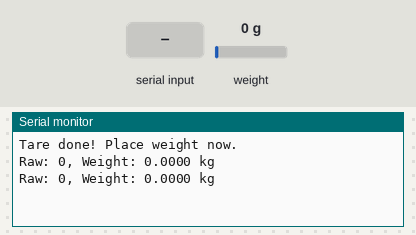
Bench run of a sketch on a simulated ESP32. On the bench: the last lines printed to the serial monitor. The inputs (shaded band) are chosen by the test bench; at power-on: weight on the scale 0 g.

Above: at 1.3 s.
1.4 s: "T" received over Serial
3.5 s: weight on the scale set to 100 g
At 4.4 s:
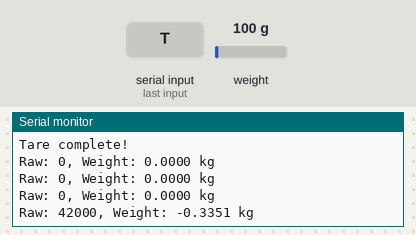
5.0 s: "t" received over Serial
At 5.6 s:
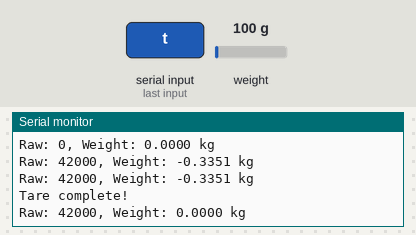
6.5 s: weight on the scale set to 1250 g
At 6.5 s:
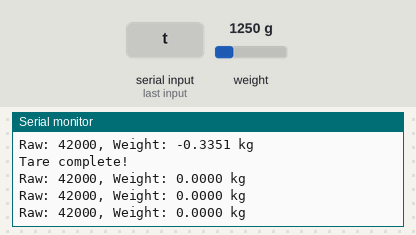
Timing chart, 0 to 9.0 s (numbered marks = the images above; inputs shaded):
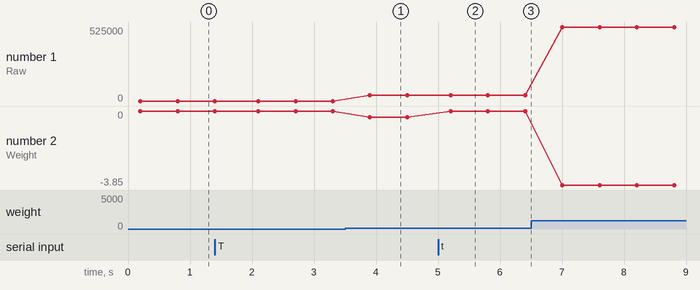

Measured:
- after the input at 3.5 s, the serial monitor: prints a new line after 0.40 s (image 1)
- after the input at 5.0 s, the serial monitor: prints a new line after 0.20 s (image 2)
- plotted number 1: 0 → 42000 after the input at 3.5 s, 42000 → 525000 after the input at 6.5 s
- plotted number 2: 0 → -0.34 after the input at 3.5 s, 0 → -3.85 after the input at 6.5 s

The sketch:

LoadCell_Calib_HX711.ino
```cpp
#include <HX711.h>

#define LOADCELL_DOUT_PIN 14
#define LOADCELL_SCK_PIN 15

HX711 scale;

// Calibration factor (counts per kg)
// const float CALIBRATION_FACTOR = -64668.16;
 //const float CALIBRATION_FACTOR = -64445.61;
//const float CALIBRATION_FACTOR = 132560 ;
const float CALIBRATION_FACTOR = 125339.52;
//const float CALIBRATION_FACTOR = 1 ;
long tare_value = 0;

void setup() {
  Serial.begin(115200);
  scale.begin(LOADCELL_DOUT_PIN, LOADCELL_SCK_PIN);

  // Perform tare using raw counts
  tare_value = scale.read();
  Serial.println("Tare done! Place weight now.");
}

void loop() {
  // Manual tare from Serial
  if (Serial.available() > 0) {
    char command = Serial.read();
    if (command == 'T' || command == 't') {
      tare_value = scale.read();  // raw counts at zero
      Serial.println("Tare complete!");
    }
    while (Serial.available() > 0) Serial.read();
  }

  // Read raw counts
  long raw = scale.read();

  // Negative correlation: subtract raw from tare
  float weight_kg = (float)(tare_value - raw) / CALIBRATION_FACTOR;

  //Serial.printf("Raw: %ld\n", raw);
  Serial.printf("Raw: %ld, Weight: %.4f kg\n", raw, weight_kg);
  delay(500);
}
```
